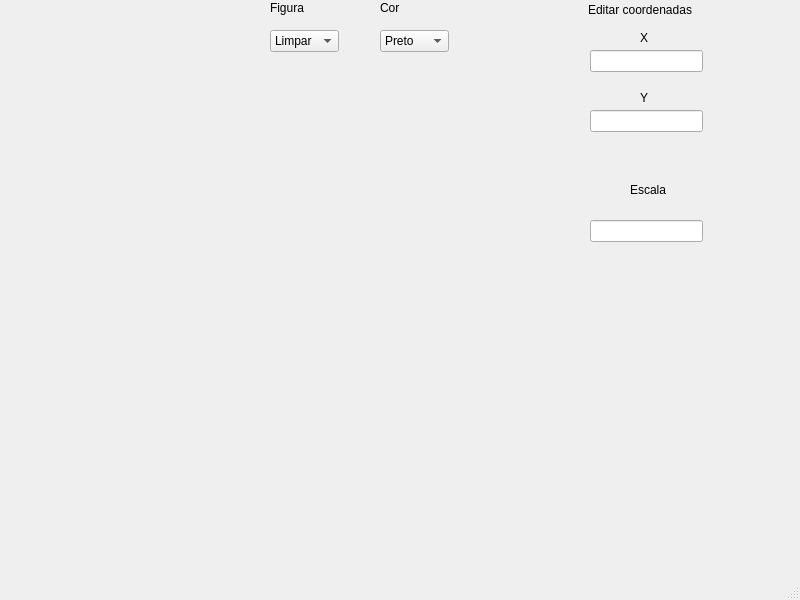
<?xml version="1.0" encoding="UTF-8"?>
<ui version="4.0">
 <class>MainWindow</class>
 <widget class="QMainWindow" name="MainWindow">
  <property name="geometry">
   <rect>
    <x>0</x>
    <y>0</y>
    <width>800</width>
    <height>600</height>
   </rect>
  </property>
  <property name="windowTitle">
   <string>MainWindow</string>
  </property>
  <widget class="QWidget" name="centralwidget">
   <widget class="QComboBox" name="comboBox">
    <property name="geometry">
     <rect>
      <x>270</x>
      <y>30</y>
      <width>69</width>
      <height>22</height>
     </rect>
    </property>
    <item>
     <property name="text">
      <string>Limpar</string>
     </property>
    </item>
    <item>
     <property name="text">
      <string>Circulo</string>
     </property>
    </item>
    <item>
     <property name="text">
      <string>Retangulo</string>
     </property>
    </item>
    <item>
     <property name="text">
      <string>Elipse</string>
     </property>
    </item>
    <item>
     <property name="text">
      <string>Quadrado</string>
     </property>
    </item>
    <item>
     <property name="text">
      <string>Arco</string>
     </property>
    </item>
    <item>
     <property name="text">
      <string>Hexagono</string>
     </property>
    </item>
   </widget>
   <widget class="QComboBox" name="comboBox_2">
    <property name="geometry">
     <rect>
      <x>380</x>
      <y>30</y>
      <width>69</width>
      <height>22</height>
     </rect>
    </property>
    <item>
     <property name="text">
      <string>Preto</string>
     </property>
    </item>
    <item>
     <property name="text">
      <string>Azul</string>
     </property>
    </item>
    <item>
     <property name="text">
      <string>Amarelo</string>
     </property>
    </item>
    <item>
     <property name="text">
      <string>Vermelho</string>
     </property>
    </item>
    <item>
     <property name="text">
      <string>Verde</string>
     </property>
    </item>
    <item>
     <property name="text">
      <string>Ciano</string>
     </property>
    </item>
   </widget>
   <widget class="QLineEdit" name="inputX">
    <property name="geometry">
     <rect>
      <x>590</x>
      <y>50</y>
      <width>113</width>
      <height>22</height>
     </rect>
    </property>
   </widget>
   <widget class="QLineEdit" name="inputY">
    <property name="geometry">
     <rect>
      <x>590</x>
      <y>110</y>
      <width>113</width>
      <height>22</height>
     </rect>
    </property>
   </widget>
   <widget class="QLabel" name="label">
    <property name="geometry">
     <rect>
      <x>270</x>
      <y>0</y>
      <width>49</width>
      <height>16</height>
     </rect>
    </property>
    <property name="text">
     <string>Figura</string>
    </property>
   </widget>
   <widget class="QLabel" name="label_2">
    <property name="geometry">
     <rect>
      <x>380</x>
      <y>0</y>
      <width>49</width>
      <height>16</height>
     </rect>
    </property>
    <property name="text">
     <string>Cor</string>
    </property>
   </widget>
   <widget class="QLabel" name="label_3">
    <property name="geometry">
     <rect>
      <x>588</x>
      <y>0</y>
      <width>111</width>
      <height>20</height>
     </rect>
    </property>
    <property name="text">
     <string>Editar coordenadas</string>
    </property>
   </widget>
   <widget class="QLabel" name="label_4">
    <property name="geometry">
     <rect>
      <x>640</x>
      <y>30</y>
      <width>49</width>
      <height>16</height>
     </rect>
    </property>
    <property name="text">
     <string>X</string>
    </property>
   </widget>
   <widget class="QLabel" name="label_5">
    <property name="geometry">
     <rect>
      <x>640</x>
      <y>90</y>
      <width>49</width>
      <height>16</height>
     </rect>
    </property>
    <property name="text">
     <string>Y</string>
    </property>
   </widget>
   <widget class="QLabel" name="label_6">
    <property name="geometry">
     <rect>
      <x>630</x>
      <y>180</y>
      <width>111</width>
      <height>20</height>
     </rect>
    </property>
    <property name="text">
     <string>Escala</string>
    </property>
   </widget>
   <widget class="QLineEdit" name="inputEscala">
    <property name="geometry">
     <rect>
      <x>590</x>
      <y>220</y>
      <width>113</width>
      <height>22</height>
     </rect>
    </property>
   </widget>
  </widget>
  <widget class="QMenuBar" name="menubar">
   <property name="geometry">
    <rect>
     <x>0</x>
     <y>0</y>
     <width>800</width>
     <height>22</height>
    </rect>
   </property>
  </widget>
  <widget class="QStatusBar" name="statusbar"/>
 </widget>
 <resources/>
 <connections>
  <connection>
   <sender>comboBox</sender>
   <signal>activated(int)</signal>
   <receiver>MainWindow</receiver>
   <slot>SelectedDraw(int)</slot>
   <hints>
    <hint type="sourcelabel">
     <x>304</x>
     <y>42</y>
    </hint>
    <hint type="destinationlabel">
     <x>399</x>
     <y>299</y>
    </hint>
   </hints>
  </connection>
  <connection>
   <sender>comboBox_2</sender>
   <signal>activated(int)</signal>
   <receiver>MainWindow</receiver>
   <slot>SelectedColor(int)</slot>
   <hints>
    <hint type="sourcelabel">
     <x>494</x>
     <y>52</y>
    </hint>
    <hint type="destinationlabel">
     <x>399</x>
     <y>299</y>
    </hint>
   </hints>
  </connection>
  <connection>
   <sender>inputX</sender>
   <signal>textChanged(QString)</signal>
   <receiver>MainWindow</receiver>
   <slot>update()</slot>
   <hints>
    <hint type="sourcelabel">
     <x>646</x>
     <y>82</y>
    </hint>
    <hint type="destinationlabel">
     <x>399</x>
     <y>299</y>
    </hint>
   </hints>
  </connection>
  <connection>
   <sender>inputY</sender>
   <signal>textChanged(QString)</signal>
   <receiver>MainWindow</receiver>
   <slot>update()</slot>
   <hints>
    <hint type="sourcelabel">
     <x>646</x>
     <y>142</y>
    </hint>
    <hint type="destinationlabel">
     <x>399</x>
     <y>299</y>
    </hint>
   </hints>
  </connection>
  <connection>
   <sender>inputEscala</sender>
   <signal>textChanged(QString)</signal>
   <receiver>MainWindow</receiver>
   <slot>update()</slot>
   <hints>
    <hint type="sourcelabel">
     <x>646</x>
     <y>252</y>
    </hint>
    <hint type="destinationlabel">
     <x>399</x>
     <y>299</y>
    </hint>
   </hints>
  </connection>
 </connections>
 <slots>
  <slot>SelectedDraw(int)</slot>
  <slot>SelectedColor(int)</slot>
 </slots>
</ui>
